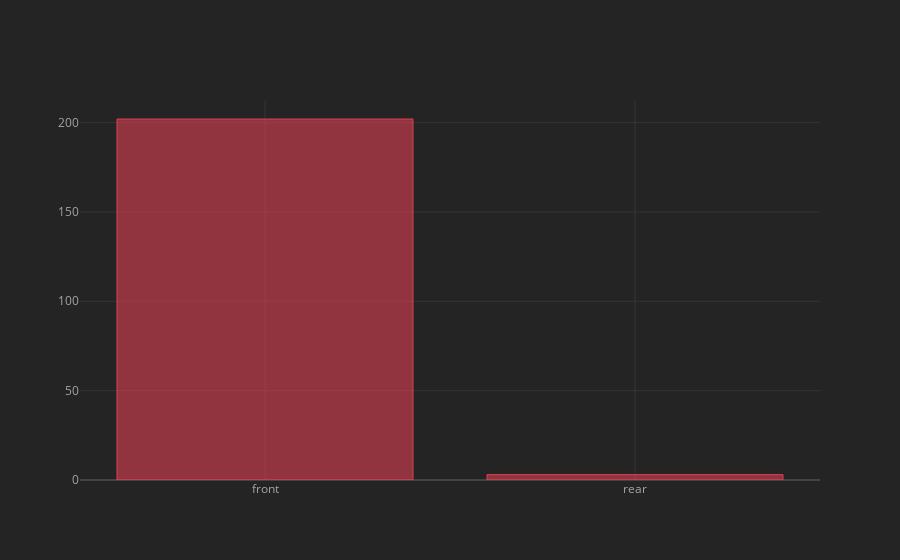

This figure's notebook cell:
### Code cell
df['engine-location'].value_counts().iplot(kind='bar',colors='red')

### Figure 1 — Plotly figure (JSON) as saved in the notebook; plotly's stock layout.template omitted (floating-point values rounded to 4 significant figures)
{"data": [{"marker": {"color": "rgba(219, 64, 82, 0.6)", "line": {"color": "rgba(219, 64, 82, 1.0)", "width": 1}}, "name": "engine-location", "orientation": "v", "text": "", "type": "bar", "x": ["front", "rear"], "y": [202, 3]}], "layout": {"legend": {"bgcolor": "#242424", "font": {"color": "#F4F4F4"}}, "paper_bgcolor": "#242424", "plot_bgcolor": "#242424", "title": {"font": {"color": "#F4F4F4"}}, "xaxis": {"gridcolor": "#343434", "showgrid": true, "tickfont": {"color": "#A4A4A4"}, "title": {"font": {"color": "#A4A4A4"}, "text": ""}, "zerolinecolor": "#444444"}, "yaxis": {"gridcolor": "#343434", "showgrid": true, "tickfont": {"color": "#A4A4A4"}, "title": {"font": {"color": "#A4A4A4"}, "text": ""}, "zerolinecolor": "#444444"}}}
